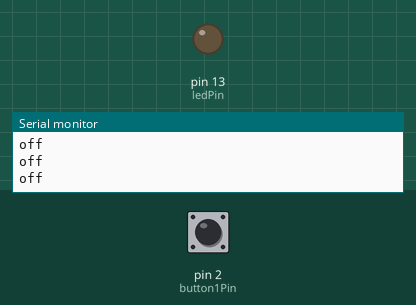
This sketch was run on a simulated Arduino Uno, built with avr-gcc and run on an emulated ATmega328P. Shown: output pins drawn as LEDs (lit = HIGH), the last lines printed to the serial monitor. The inputs (shaded band) are chosen by the test bench; at power-on: pin 2 (button1Pin) LOW.

Above: at 2.8 s.
2.9 s: pin 2 (button1Pin) pulled HIGH for 1.2 s
At 3.9 s:
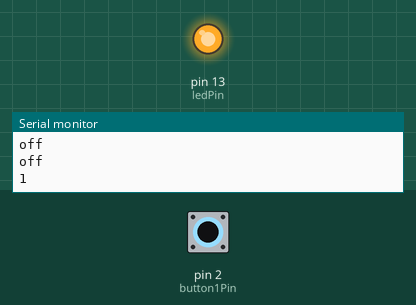
6.5 s: pin 2 (button1Pin) pulled HIGH for 3.2 s
At 10.4 s:
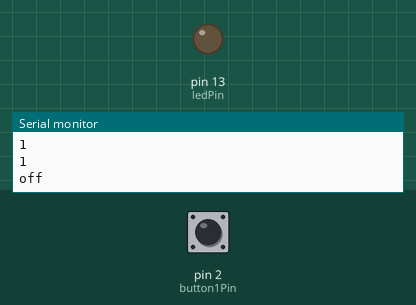
Timing chart, 0 to 11.9 s (numbered marks = the images above; inputs shaded):
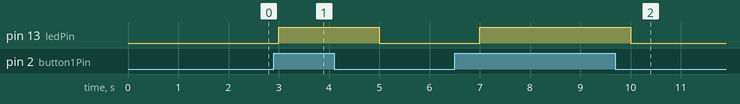

The sketch:

Arduino.ino
```cpp
const int button1Pin = 2;
const int ledPin =  13;


void setup()
{
  pinMode(button1Pin, INPUT);

  pinMode(ledPin, OUTPUT);

  Serial.begin(9600);
}
void loop()
{
  int button1State;

  button1State = digitalRead(button1Pin);
  if(button1State == HIGH) {
    digitalWrite (ledPin, HIGH);
    Serial.println("1");

  } else {
    digitalWrite(ledPin, LOW);
    Serial.println("off");
  }
  delay(1000);
}
```

Measured:
- after the input at 2.9 s, pin 13 (ledPin): LOW → HIGH after 0.10 s, → LOW 2.0 s later
- after the input at 6.5 s, pin 13 (ledPin): LOW → HIGH after 0.50 s, → LOW 3.0 s later
